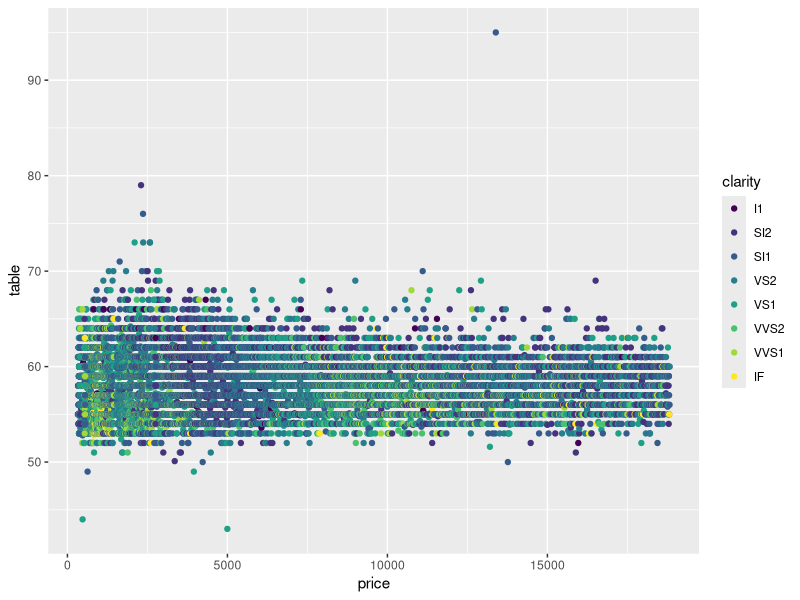
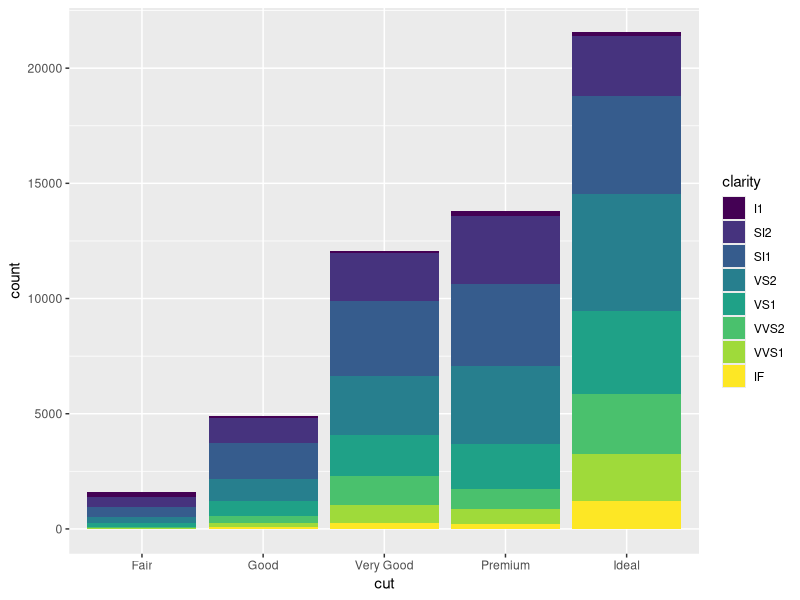
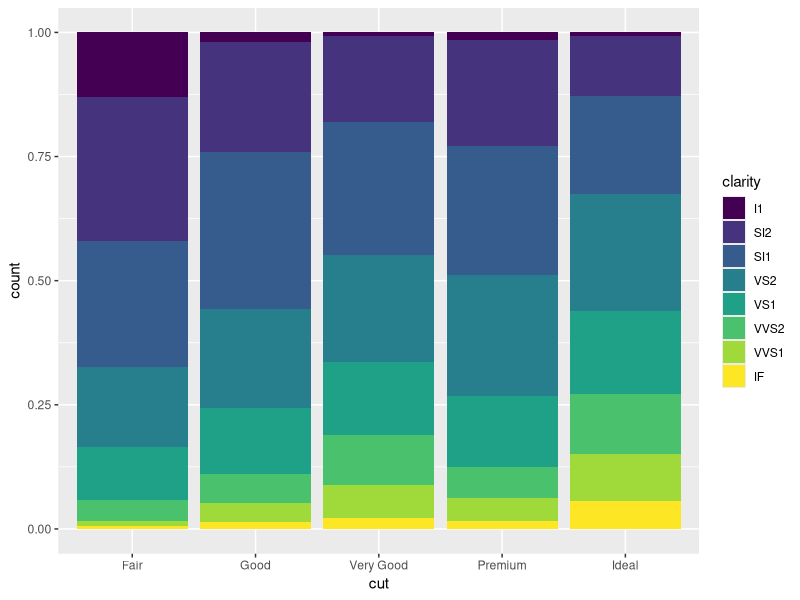
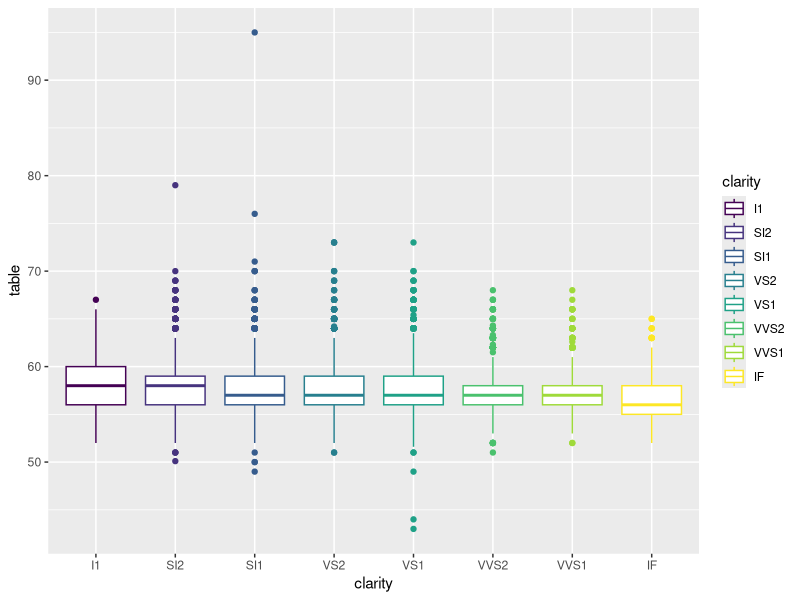
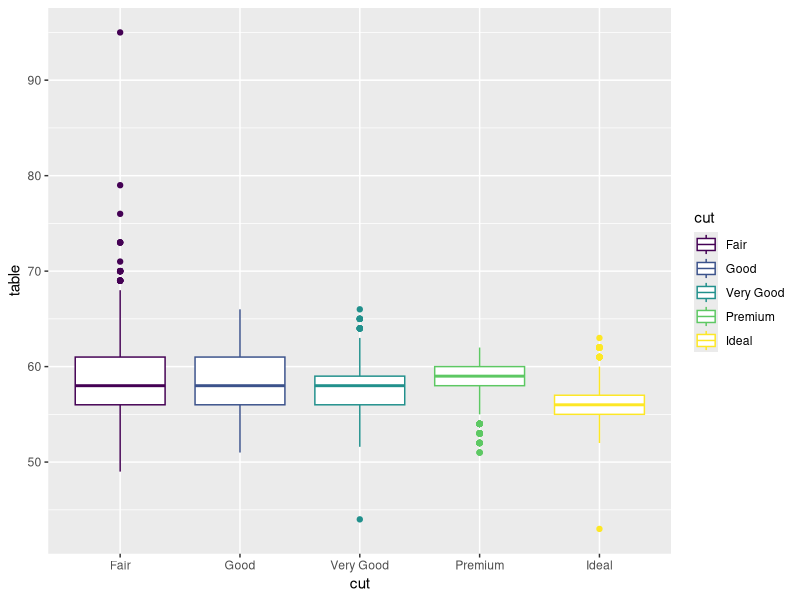
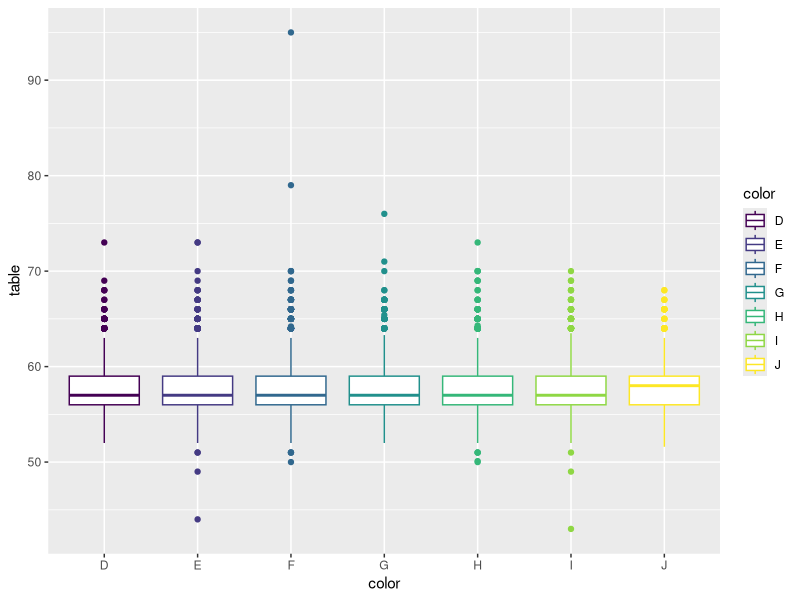
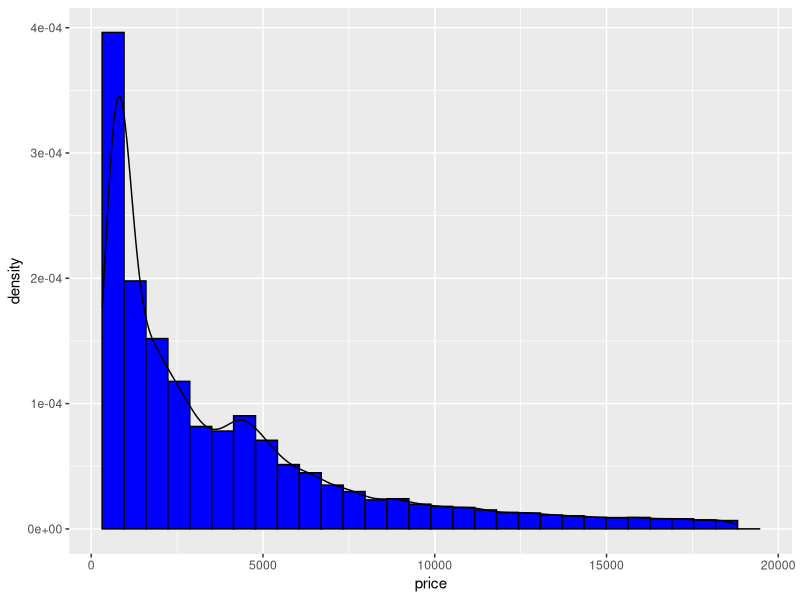
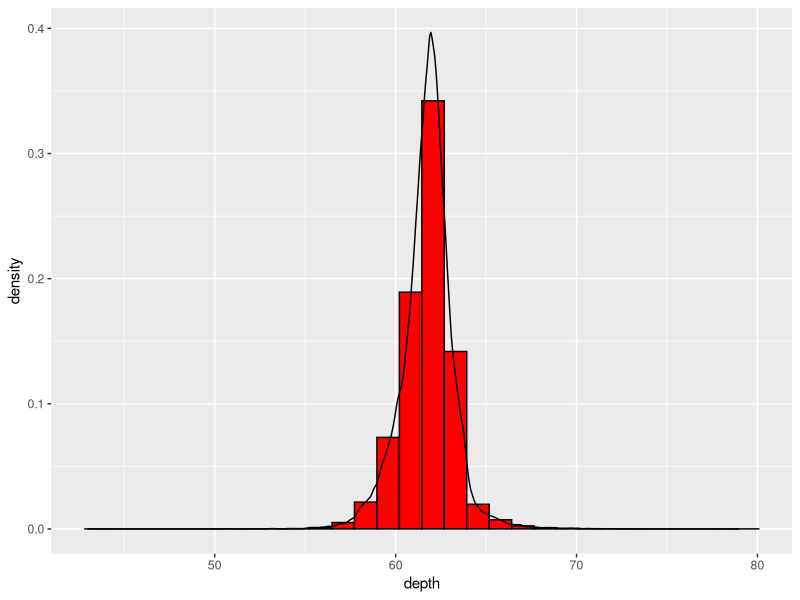

These figures' R source, in order:
## ---- chunk 1
knitr::opts_chunk$set(echo = TRUE,message =F)
## ---- chunk 2

library("tidyr")
library("tidyverse")
library("dplyr")
library("ggplot2")
library("psych")
elmas = ggplot2::diamonds
## ---- chunk 3
as_tibble(elmas)
## ---- chunk 4
glimpse(elmas)
## ---- chunk 5
describe(elmas$price,trim = 0.05,type=3)
## ---- chunk 6
names(elmas)
## ---- chunk 7
select(elmas,clarity:price)
## ---- chunk 8
select(elmas,-(clarity:price))
## ---- chunk 9
filter(elmas, cut %in% c("Premium","Very Good"))
## ---- chunk 10
filter(elmas,table < 60 & price > 400)
## ---- chunk 11
arrange(elmas, price)
## ---- chunk 12
arrange(select(elmas, cut, clarity,table), table)
## ---- chunk 13
arrange(select(elmas,cut, clarity, price, table),desc(table))
## ---- chunk 14
summarise(elmas,GozlemSayisi=n(),
          CutDestinasyonlari=n_distinct(cut),
          ClarityDestinasyonlari= n_distinct(clarity),
          ColorDestinasyonlari= n_distinct(color),
          OrtalamaTable= mean(table, na.rm = T))
## ---- chunk 15
elmas %>% 
  select(depth,table) %>% 
  filter(depth< table) %>% 
  summarise(genel_toplam = sum(table))
## ---- chunk 16
elmas %>% select(carat) %>% sum()
## ---- chunk 17
head(elmas %>% select(color, depth) %>% filter(color=="J"))
## ---- chunk 18
elmas %>% group_by(cut) %>% summarise(Adet=n())
## ---- chunk 19
elmas %>% group_by(color) %>% summarise(Adet=n())
## ---- chunk 20
elmas %>% group_by(clarity) %>% summarise(Adet=n())
## ---- chunk 21
elmas %>% group_by(cut, clarity) %>% summarise(Adet=n())
## ---- chunk 22
ggplot(data=elmas)+ geom_point(mapping = aes(x=price,y=table,color=clarity))
## ---- chunk 23
ggplot(data=elmas)+ geom_bar(mapping = aes(x=cut, fill=clarity))
## ---- chunk 24
ggplot(data=elmas)+ geom_bar(mapping = aes(x=cut, fill=clarity),position = "fill")
## ---- chunk 25
ggplot(data=elmas)+geom_boxplot(mapping = aes(x=clarity, y=table, color=clarity))
## ---- chunk 26
ggplot(data=elmas)+geom_boxplot(mapping = aes(x=cut, y=table, color=cut))
## ---- chunk 27
ggplot(data=elmas)+geom_boxplot(mapping = aes(x=color, y=table, color=color))
## ---- chunk 28
ggplot(data=elmas,aes(x=price))+geom_histogram(aes(y=..density..),color="Black", fill="Blue")+geom_density()
## ---- chunk 29
ggplot(data=elmas,aes(x=depth))+geom_histogram(aes(y=..density..),color="Black", fill="Red")+geom_density()
## ---- chunk 30
ggplot(data=elmas,aes(x=carat))+geom_histogram(aes(y=..density..),color="Black", fill="Purple")+geom_density()
## ---- chunk 31

ggplot(data = diamonds) + 
  geom_bar(mapping = aes(x = cut, fill = clarity), position = "dodge")
## ---- chunk 32

ggplot(diamonds,aes(x = "", fill=clarity)) + 
  geom_bar(width = 1) + 
  coord_polar (theta="y")

## ---- chunk 33

ggplot(data = diamonds) + 
  geom_bar(mapping = aes(x = cut, fill = cut), show.legend = FALSE, width = 1) + 
  theme(aspect.ratio = 1) +
  labs(x = NULL, y = NULL)+ 
  coord_flip()+ 
  coord_polar()

## ---- chunk 34

ggplot(diamonds,aes(x = cut, fill = cut)) + 
  geom_bar()+
  labs( x = "Elmasların kesim türü",
        y = "Frekanslar",
        title = "Kesimlerine göre elmas türleri")
